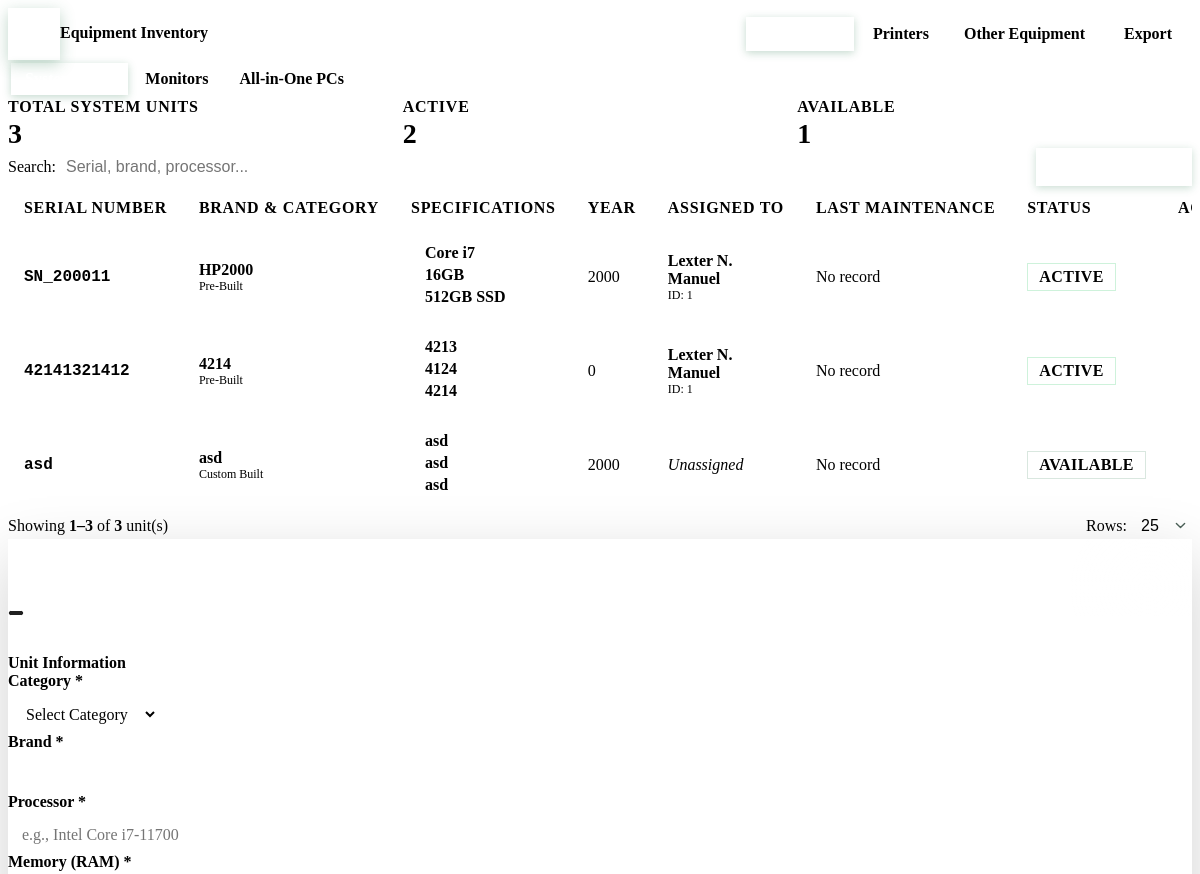
/modules/inventory/equipment.php (upper part), run on an earlier commit of the app's database.
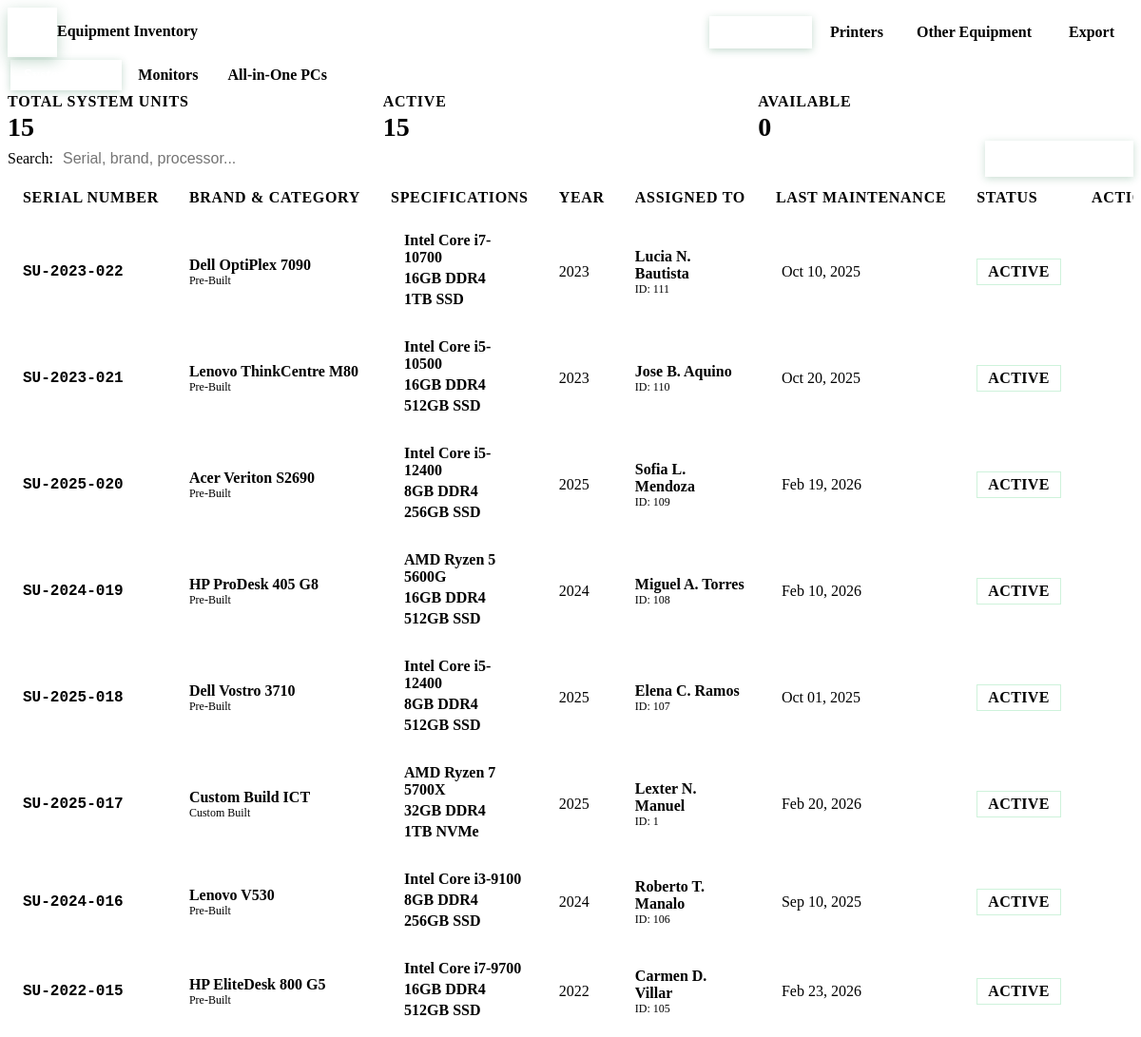
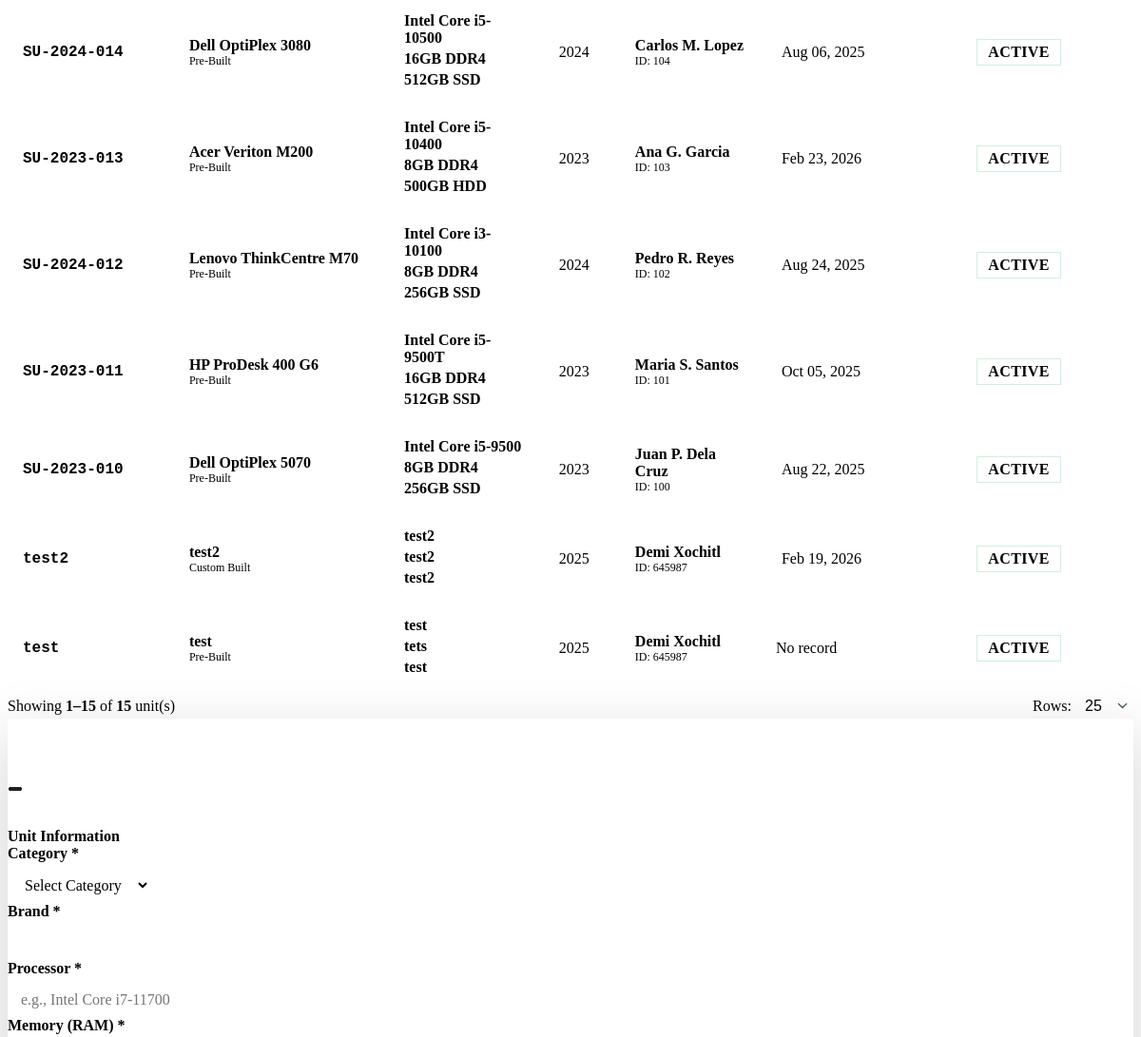
And on a later commit of the database (2 pictures, top to bottom).
### tables this page shows
CREATE TABLE `tbl_systemunit` (
  `systemunitId` int(11) NOT NULL,
  `systemUnitCategory` enum('Pre-Built','Custom Built') DEFAULT NULL,
  `systemUnitBrand` varchar(100) NOT NULL,
  `specificationProcessor` varchar(255) NOT NULL,
  `specificationMemory` varchar(255) NOT NULL,
  `specificationGPU` varchar(255) NOT NULL,
  `specificationStorage` varchar(255) NOT NULL,
  `systemUnitSerial` varchar(255) NOT NULL,
  `yearAcquired` year(4) DEFAULT NULL,
  `employeeId` int(11) DEFAULT NULL
);

CREATE TABLE `tbl_maintenance_schedule` (
  `scheduleId` int(11) NOT NULL,
  `equipmentType` varchar(50) NOT NULL COMMENT 'System Unit, Monitor, Printer, Laptop, etc.',
  `equipmentId` int(11) NOT NULL COMMENT 'ID from the specific equipment table',
  `maintenanceFrequency` enum('Monthly','Quarterly','Semi-Annual','Annual') NOT NULL DEFAULT 'Semi-Annual',
  `lastMaintenanceDate` date DEFAULT NULL COMMENT 'When was it last maintained?',
  `nextDueDate` date NOT NULL COMMENT 'When is next maintenance due?',
  `isActive` tinyint(1) DEFAULT 1,
  `createdAt` timestamp NOT NULL DEFAULT current_timestamp(),
  `updatedAt` timestamp NOT NULL DEFAULT current_timestamp() ON UPDATE current_timestamp()
);

### modules/inventory/equipment.php (the view, shortened to what the changed rows need)
<?php
$db = getDB();
$stmtSU = $db->query("
    SELECT s.*, CONCAT_WS(' ', e.firstName, e.middleName, e.lastName) as employeeName, m.lastMaintenanceDate
    FROM tbl_systemunit s
    LEFT JOIN tbl_employee e ON s.employeeId = e.employeeId
    LEFT JOIN tbl_maintenance_schedule m ON (s.systemunitId = m.equipmentId AND (LOWER(TRIM(m.equipmentType)) = 'System Unit' OR m.equipmentType = '1'))
    ORDER BY s.systemunitId DESC
");
$systemUnits = $stmtSU->fetchAll();
?>
<link rel="stylesheet" href="assets/css/tabs.css?v=<?php echo time()?>">
<link rel="stylesheet" href="assets/css/inventory.css?v=<?php echo time()?>">
<link rel="stylesheet" href="assets/css/equipment.css?v=<?php echo time()?>">
<div class="page-header">
    <div class="page-header-inner">
        <div>
            <h1 class="page-title">Equipment Inventory</h1>
        </div>
    </div>
</div>
<div class="category-content active" id="category-computers">
    <div class="sub-tab-content active" id="subtab-systemunits">
        <div class="stats-grid" style="grid-template-columns: repeat(3,1fr); margin-bottom: var(--space-5);">
            <div class="stat-item">
                <div class="stat-label">Total System Units</div>
                <div class="stat-value"><?php echo count($systemUnits); ?></div>
            </div>
            <div class="stat-item">
                <div class="stat-label">Active</div>
                <div class="stat-value"><?php echo count(array_filter($systemUnits, fn($s) => $s['employeeId'] != null)); ?></div>
            </div>
            <div class="stat-item">
                <div class="stat-label">Available</div>
                <div class="stat-value"><?php echo count(array_filter($systemUnits, fn($s) => $s['employeeId'] == null)); ?></div>
            </div>
        </div>
        <div class="data-table">
            <table>
                <thead>
                    <tr>
                        <th>Serial Number</th>
                        <th>Brand &amp; Category</th>
                        <th>Specifications</th>
                        <th>Year</th>
                        <th>Assigned To</th>
                        <th>Last Maintenance</th>
                        <th>Status</th>
                        <th>Actions</th>
                    </tr>
                </thead>
                <tbody id="systemunitTableBody">
                    <?php foreach ($systemUnits as $s): ?>
                    <?php $status = $s['employeeId'] ? 'Active' : 'Available'; ?>
                    <tr data-su-id="<?php echo $s['systemunitId']; ?>"
                            data-serial="<?php echo strtolower(htmlspecialchars($s['systemUnitSerial'] ?? '')); ?>"
                            data-brand="<?php echo strtolower(htmlspecialchars($s['systemUnitBrand'] ?? '')); ?>"
                            data-employee="<?php echo strtolower(htmlspecialchars($s['employeeName'] ?? '')); ?>"
                            data-status="<?php echo $status; ?>">
                        <td><span class="serial-number"><?php echo htmlspecialchars($s['systemUnitSerial']); ?></span></td>
                        <td>
                            <div style="font-weight:600;color:var(--text-dark)"><?php echo htmlspecialchars($s['systemUnitBrand']); ?></div>
                            <div style="font-size:12px;color:var(--text-light)"><i class="fas fa-tag"></i> <?php echo htmlspecialchars($s['systemUnitCategory'] ?? 'Pre-Built'); ?></div>
                        </td>
                        <td>
                            <div class="spec-item"><i class="fas fa-microchip"></i><span class="spec-value"><?php echo htmlspecialchars($s['specificationProcessor']); ?></span></div>
                            <div class="spec-item"><i class="fas fa-memory"></i><span class="spec-value"><?php echo htmlspecialchars($s['specificationMemory']); ?></span></div>
                            <div class="spec-item"><i class="fas fa-hdd"></i><span class="spec-value"><?php echo htmlspecialchars($s['specificationStorage']); ?></span></div>
                        </td>
                        <td><?php echo htmlspecialchars($s['yearAcquired'] ?? 'N/A'); ?></td>
                        <td>
                            <?php if ($s['employeeName']): ?>
                                <div style="font-weight:600;color:var(--text-dark)"><?php echo htmlspecialchars($s['employeeName']); ?></div>
                                <div style="font-size:12px;color:var(--text-light)">ID: <?php echo htmlspecialchars($s['employeeId']); ?></div>
                            <?php else: ?>
                                <span style="color:var(--text-light);font-style:italic">Unassigned</span>
                            <?php endif; ?>
                        </td>
                        <td>
                            <?php if (!empty($s['lastMaintenanceDate'])): ?>
                                <div class="maintenance-info"><i class="fas fa-tools"></i><?php echo date('M d, Y', strtotime($s['lastMaintenanceDate'])); ?></div>
                            <?php else: ?>
                                <span class="text-muted"><i class="fas fa-clock"></i> No record</span>
                            <?php endif; ?>
                        </td>
                        <td><span class="status-badge status-<?php echo strtolower($status); ?>"><?php echo $status; ?></span></td>
                        <td>
                            <div class="action-buttons">
                                <button class="btn-icon" title="Edit" onclick="editSystemUnit(<?php echo $s['systemunitId']; ?>)"><i class="fas fa-edit"></i></button>
                                <button class="btn-icon btn-danger" title="Delete" onclick="deleteSystemUnit(<?php echo $s['systemunitId']; ?>)"><i class="fas fa-trash"></i></button>
                            </div>
                        </td>
                    </tr>
                    <?php endforeach; ?>
                </tbody>
            </table>
        </div>
        <div class="table-footer">
            <div class="footer-info"><span id="suRecordCount"></span></div>
        </div>
    </div>
</div>

What changed in the data, as far as the page shows it:
removed tbl_systemunit: employeeId "1", systemUnitSerial "SN_200011", systemUnitBrand "HP2000", systemUnitCategory "Pre-Built", specificationProcessor "Core i7", specificationMemory "16GB", specificationStorage "512GB SSD", yearAcquired "2000", employeeName "Lexter N. Manuel", shows "No record", employeeId "ACTIVE"
added tbl_systemunit: systemUnitSerial "SU-2023-022", systemUnitBrand "Dell OptiPlex 7090", systemUnitCategory "Pre-Built", specificationProcessor "Intel Core i7-10700", specificationMemory "16GB DDR4", specificationStorage "1TB SSD", yearAcquired "2023", employeeName "Lucia N. Bautista", employeeId "111", tbl_maintenance_schedule.lastMaintenanceDate "Oct 10, 2025", employeeId "ACTIVE"
added tbl_systemunit: systemUnitSerial "SU-2023-021", systemUnitBrand "Lenovo ThinkCentre M80", systemUnitCategory "Pre-Built", specificationProcessor "Intel Core i5-10500", specificationMemory "16GB DDR4", specificationStorage "512GB SSD", yearAcquired "2023", employeeName "Jose B. Aquino", employeeId "110", tbl_maintenance_schedule.lastMaintenanceDate "Oct 20, 2025", employeeId "ACTIVE"
added tbl_systemunit: systemUnitSerial "SU-2025-020", systemUnitBrand "Acer Veriton S2690", systemUnitCategory "Pre-Built", specificationProcessor "Intel Core i5-12400", specificationMemory "8GB DDR4", specificationStorage "256GB SSD", yearAcquired "2025", employeeName "Sofia L. Mendoza", employeeId "109", tbl_maintenance_schedule.lastMaintenanceDate "Feb 19, 2026", employeeId "ACTIVE"
added tbl_systemunit: systemUnitSerial "SU-2024-019", systemUnitBrand "HP ProDesk 405 G8", systemUnitCategory "Pre-Built", specificationProcessor "AMD Ryzen 5 5600G", specificationMemory "16GB DDR4", specificationStorage "512GB SSD", yearAcquired "2024", employeeName "Miguel A. Torres", employeeId "108", tbl_maintenance_schedule.lastMaintenanceDate "Feb 10, 2026", employeeId "ACTIVE"
added tbl_systemunit: systemUnitSerial "SU-2025-018", systemUnitBrand "Dell Vostro 3710", systemUnitCategory "Pre-Built", specificationProcessor "Intel Core i5-12400", specificationMemory "8GB DDR4", specificationStorage "512GB SSD", yearAcquired "2025", employeeName "Elena C. Ramos", employeeId "107", tbl_maintenance_schedule.lastMaintenanceDate "Oct 01, 2025", employeeId "ACTIVE"
added tbl_systemunit: systemUnitSerial "SU-2025-017", systemUnitBrand "Custom Build ICT", systemUnitCategory "Custom Built", specificationProcessor "AMD Ryzen 7 5700X", specificationMemory "32GB DDR4", specificationStorage "1TB NVMe", yearAcquired "2025", employeeName "Lexter N. Manuel", employeeId "1", tbl_maintenance_schedule.lastMaintenanceDate "Feb 20, 2026", employeeId "ACTIVE"
added tbl_systemunit: systemUnitSerial "SU-2024-016", systemUnitBrand "Lenovo V530", systemUnitCategory "Pre-Built", specificationProcessor "Intel Core i3-9100", specificationMemory "8GB DDR4", specificationStorage "256GB SSD", yearAcquired "2024", employeeName "Roberto T. Manalo", employeeId "106", tbl_maintenance_schedule.lastMaintenanceDate "Sep 10, 2025", employeeId "ACTIVE"
added tbl_systemunit: systemUnitSerial "SU-2022-015", systemUnitBrand "HP EliteDesk 800 G5", systemUnitCategory "Pre-Built", specificationProcessor "Intel Core i7-9700", specificationMemory "16GB DDR4", specificationStorage "512GB SSD", yearAcquired "2022", employeeName "Carmen D. Villar", employeeId "105", tbl_maintenance_schedule.lastMaintenanceDate "Feb 23, 2026", employeeId "ACTIVE"
added tbl_systemunit: systemUnitSerial "SU-2024-014", systemUnitBrand "Dell OptiPlex 3080", systemUnitCategory "Pre-Built", specificationProcessor "Intel Core i5-10500", specificationMemory "16GB DDR4", specificationStorage "512GB SSD", yearAcquired "2024", employeeName "Carlos M. Lopez", employeeId "104", tbl_maintenance_schedule.lastMaintenanceDate "Aug 06, 2025", employeeId "ACTIVE"
added tbl_systemunit: systemUnitSerial "SU-2023-013", systemUnitBrand "Acer Veriton M200", systemUnitCategory "Pre-Built", specificationProcessor "Intel Core i5-10400", specificationMemory "8GB DDR4", specificationStorage "500GB HDD", yearAcquired "2023", employeeName "Ana G. Garcia", employeeId "103", tbl_maintenance_schedule.lastMaintenanceDate "Feb 23, 2026", employeeId "ACTIVE"
added tbl_systemunit: systemUnitSerial "SU-2024-012", systemUnitBrand "Lenovo ThinkCentre M70", systemUnitCategory "Pre-Built", specificationProcessor "Intel Core i3-10100", specificationMemory "8GB DDR4", specificationStorage "256GB SSD", yearAcquired "2024", employeeName "Pedro R. Reyes", employeeId "102", tbl_maintenance_schedule.lastMaintenanceDate "Aug 24, 2025", employeeId "ACTIVE"
added tbl_systemunit: systemUnitSerial "SU-2023-011", systemUnitBrand "HP ProDesk 400 G6", systemUnitCategory "Pre-Built", specificationProcessor "Intel Core i5-9500T", specificationMemory "16GB DDR4", specificationStorage "512GB SSD", yearAcquired "2023", employeeName "Maria S. Santos", employeeId "101", tbl_maintenance_schedule.lastMaintenanceDate "Oct 05, 2025", employeeId "ACTIVE"
added tbl_systemunit: systemUnitSerial "SU-2023-010", systemUnitBrand "Dell OptiPlex 5070", systemUnitCategory "Pre-Built", specificationProcessor "Intel Core i5-9500", specificationMemory "8GB DDR4", specificationStorage "256GB SSD", yearAcquired "2023", employeeName "Juan P. Dela Cruz", employeeId "100", tbl_maintenance_schedule.lastMaintenanceDate "Aug 22, 2025", employeeId "ACTIVE"
changed tbl_systemunit: systemUnitSerial "42141321412" → "test2"; systemUnitBrand "4214" → "test2"; systemUnitCategory "Pre-Built" → "Custom Built"; specificationProcessor "4213" → "test2"; specificationMemory "4124" → "test2"; specificationStorage "4214" → "test2"; yearAcquired "0" → "2025"; employeeName "Lexter N. Manuel" → "Demi Xochitl"; employeeId "1" → "645987"; tbl_maintenance_schedule.lastMaintenanceDate (not shown) → "Feb 19, 2026"; no longer shows "No record"
changed tbl_systemunit: systemUnitSerial "asd" → "test"; systemUnitBrand "asd" → "test"; systemUnitCategory "Custom Built" → "Pre-Built"; specificationProcessor "asd" → "test"; specificationMemory "asd" → "tets"; specificationStorage "asd" → "test"; yearAcquired "2000" → "2025"; employeeName (not shown) → "Demi Xochitl"; employeeId (not shown) → "645987"; employeeId "AVAILABLE" → "ACTIVE"; systemUnitSerial "Unassigned" → "ID:"
Also different on the page:
count($systemUnits): "3" → "15"
count(array_filter($systemUnits, fn($s) => $s['employeeId'] != null)): "2" → "15"
count(array_filter($systemUnits, fn($s) => $s['employeeId'] == null)): (not shown) → "0"
text written by a page script: "Showing 1–3 of 3 unit(s)" → "Showing 1–15 of 15 unit(s)"
